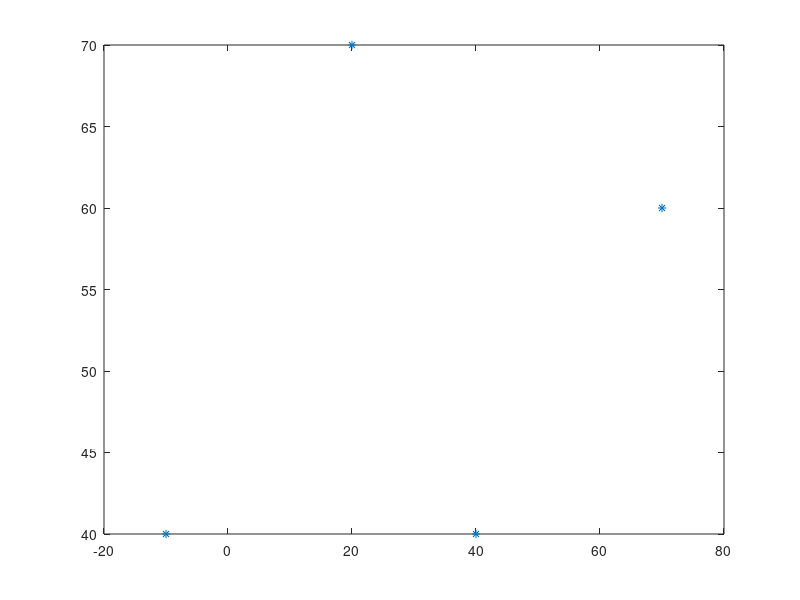

This figure's MATLAB source: (Note: this script raises an error after producing the figure.)
clear
clc
%% 构造仿真场景
Tx=[-10,20,40,70];
Ty=[40,70,40,60];
% z=[20,20,20,20];
Rx=[10,20,25,40];
Ry=[0,20,5,0];
for i=1:4
    for j=1:4
    R(i,j)=((Tx(j)-Rx(i)).^2+(Ty(j)-Ry(i)).^2)^0.5;    
    end
end

figure(1)
L={'目标1','目标2','目标3','目标4',}; %10个标注
T={'雷达1','雷达2','雷达3','雷达4'};
plot(Tx,Ty,'*');
hold on
plot(Rx,Ry,'H');
xlabel('X/km')
ylabel('Y/km')
zlabel('Z/km')
set(gca,'FontName','Times New Roman');
set(gca,'FontSize',10);
zlim([0 35])
grid on
   for ii=1:4
     text(Tx(ii)+4,Ty(ii)+0.1,L{ii},'FontSize',10,'FontName','宋体'); 
   end
   for ii=1:4
     text(Rx(ii)+4,Ry(ii)+0.1,T{ii},'FontSize',10,'FontName','宋体');
   end
h=legend('目标','雷达');
set(h,'FontSize',10,'FontName','宋体');
% saveas(gcf,['场景','.emf']);
hold off
%%  构造目标选择矩阵
RCS=10;
for i=1:4
    for j=1:4
    R(i,j)=((Tx(j)-Rx(i)).^2+(Ty(j)-Ry(i)).^2)^0.5;    
    end
end
W=RCS./R.^4;
s=zeros(4,4);
WW=W;
%% 目标选择
for i=1:4
    [W_max,W_d]=max(W,[],1);
    W_1 =[W_max;W_d];
    W_max_re=sort(W_max);
    [index,indey]=find(W_max==W_max_re(i));
    indey=indey(1);
    W_e=W_1(2,indey);
    s(W_e,indey)=1;
    W(:,indey)=0;
    W1=sum(s,2)==3;
    W=~W1.*W;
end
%% 目标选择结果作图
figure(2)
imagesc(s);
c=colorbar;
set(c,'Ytick',0:1:1);
maymap=[0,0,0;1,0,0];
colormap(maymap)
 xlabel('目标序号','fontname','宋体','fontsize',13);
 ylabel('雷达序号','fontname','宋体','fontsize',13);
set(gca,'Xtick',[1,2,3,4]);
%set(gca,'Xtick',[1,2,3,4,5]);
set(gca,'Ytick',[1,2,3,4]);
saveas(gcf,['目标选择结果K=1','.emf']);
%saveas(gcf,['目标选择结果','.bmp']);

%%  k=2
ss=~s;
W=WW.*ss;
W1=sum(s,2)==3;
W=~W1.*W;
for i=1:4
    [W_max,W_d]=max(W,[],1);
    W_1 =[W_max;W_d];
    W_max_re=sort(W_max);
    [index,indey]=find(W_max==W_max_re(i));
    indey=indey(1);
    W_e=W_1(2,indey);
    s(W_e,indey)=1;
    W(:,indey)=0;
    W1=sum(s,2)==3;
    W=~W1.*W;
end
%% 目标选择结果作图
figure(3)
imagesc(s);
c=colorbar;
set(c,'Ytick',0:1:1);
maymap=[0,0,0;1,0,0];
colormap(maymap)
 xlabel('目标序号','fontname','宋体','fontsize',13);
 ylabel('雷达序号','fontname','宋体','fontsize',13);
set(gca,'Xtick',[1,2,3,4]);
%set(gca,'Xtick',[1,2,3,4,5]);
set(gca,'Ytick',[1,2,3,4]);
saveas(gcf,['目标选择结果K=2','.emf']);
%saveas(gcf,['目标选择结果','.bmp']);

%%  k=3
ss=~s;
W=WW.*ss;
W1=sum(s,2)==3;
W=~W1.*W;
for i=1:4
    [W_max,W_d]=max(W,[],1);
    W_1 =[W_max;W_d];
    W_max_re=sort(W_max);
    [index,indey]=find(W_max==W_max_re(i));
    indey=indey(1);
    W_e=W_1(2,indey);
    s(W_e,indey)=1;
    W(:,indey)=0;
    W1=sum(s,2)==3;
    W=~W1.*W;
end
%% 目标选择结果作图
figure(4)
imagesc(s);
c=colorbar;
set(c,'Ytick',0:1:1);
maymap=[0,0,0;1,0,0];
colormap(maymap)
 xlabel('目标序号','fontname','宋体','fontsize',13);
 ylabel('雷达序号','fontname','宋体','fontsize',13);
set(gca,'Xtick',[1,2,3,4]);
%set(gca,'Xtick',[1,2,3,4,5]);
set(gca,'Ytick',[1,2,3,4]);
saveas(gcf,['目标选择结果K=3','.emf']);
%saveas(gcf,['目标选择结果','.bmp']);
% 
% %%  k=4
% s=ones(4,5);
% figure(5)
% imagesc(s);
% c=colorbar;
% set(c,'Ytick',0:1:1);
% maymap=[0,0,0;1,0,0];
% colormap(maymap)
%  xlabel('目标序号','fontname','宋体','fontsize',13);
%  ylabel('雷达序号','fontname','宋体','fontsize',13);
% set(gca,'Xtick',[1,2,3,4,5]);
% %set(gca,'Xtick',[1,2,3,4,5]);
% set(gca,'Ytick',[1,2,3,4]);
% saveas(gcf,['目标选择结果2','.emf']);
% %saveas(gcf,['目标选择结果','.bmp']);
